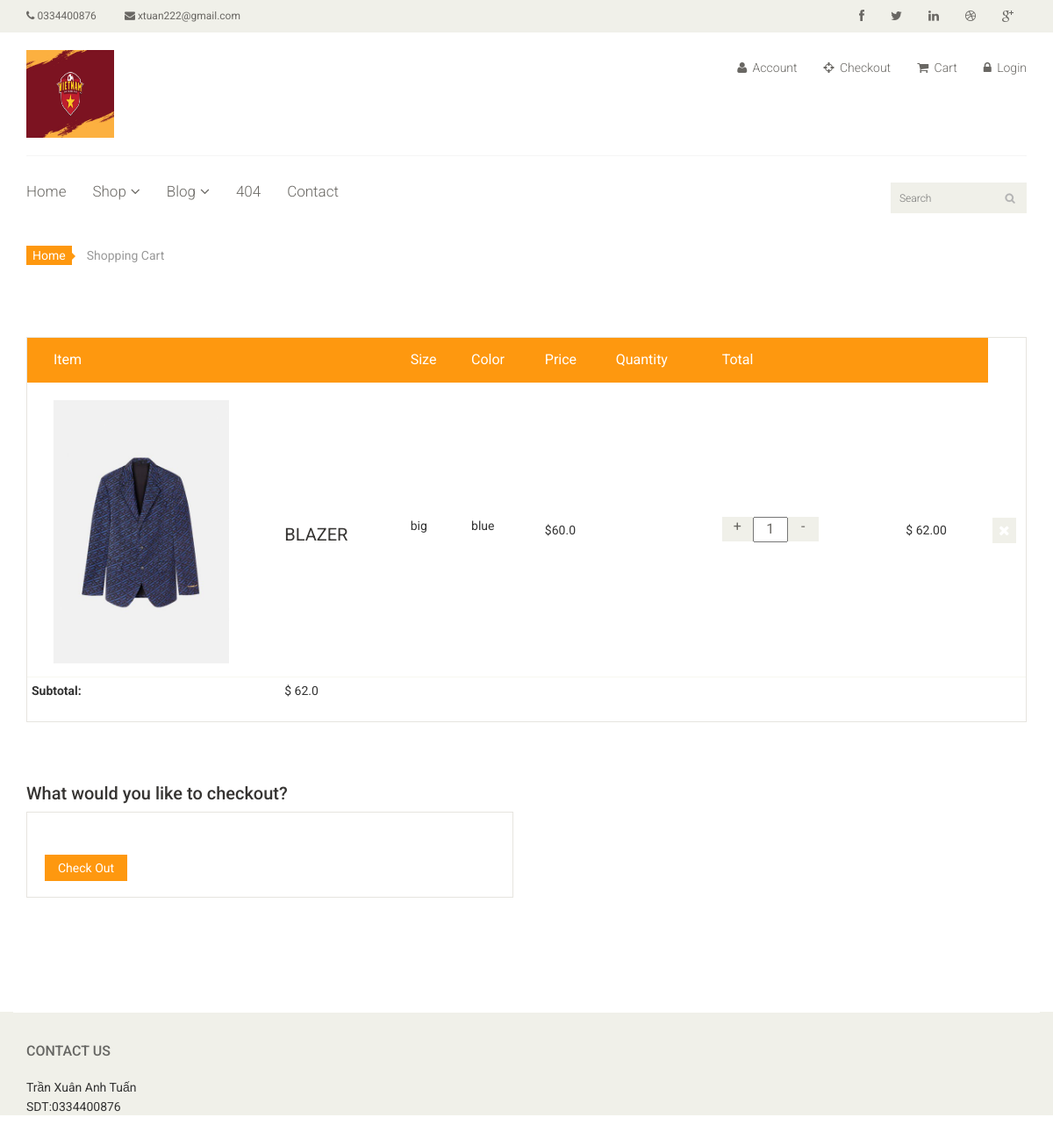
The app's page /order/cart-view/ (signed in) with its own data.
### account/models.py (models this page shows, shortened)
class Profile(AbstractBaseUser):
    address = models.TextField(max_length=300, blank=True, null=True)
    country = models.CharField(max_length=100, blank=True, null=True)
    city = models.CharField(max_length=100, blank=True, null=True)
    zipcode = models.CharField(max_length=15, blank=True, null=True)
    phone = models.CharField(max_length=16, blank=True, null=True)
    date_joined = models.DateTimeField(auto_now_add=True, blank=True, null=True)
    first_name = models.CharField(max_length=50, blank=True, null=True)
    last_name = models.CharField(max_length=50, blank=True, null=True)
    username = models.CharField(max_length=50, unique=True, blank=True, null=True)
    email = models.EmailField(max_length=100, unique=True, blank=True, null=True)
    last_login = models.DateTimeField(auto_now_add=True, blank=True, null=True)
    is_admin = models.BooleanField(default=False)
    is_staff = models.BooleanField(default=True)
    is_active = models.BooleanField(default=True)
    is_superadmin = models.BooleanField(default=False)
    USERNAME_FIELD = 'email'  # Trường quyêt định khi login
    REQUIRED_FIELDS = ['username', 'first_name', 'last_name']
    objects = MyAccountManager()

### store/models.py (models this page shows, shortened)
class MyLogo(models.Model):
    user = models.ForeignKey(Profile, on_delete=models.CASCADE)
    image = models.ImageField(upload_to='logo')
    is_active = models.BooleanField(default=False)
    created = models.DateTimeField(auto_now_add=True)

class Product(models.Model):
    name = models.CharField(max_length=250, blank=False, null=False)
    category = models.ForeignKey(Category, on_delete=models.CASCADE, related_name='category')
    preview_des = models.CharField(max_length=255, verbose_name='Short Descriptions')
    description = models.TextField(max_length=1000, verbose_name='Description')
    image = models.ImageField(upload_to='product', blank=False, null=False)
    price = models.FloatField()
    old_price = models.FloatField(default=0.00, blank=True, null=True)
    is_stock = models.BooleanField(default=True)
    slug = models.SlugField()
    created = models.DateTimeField(auto_now_add=True)
    class Meta:
        ordering = ['-created']

class VariationValue(models.Model):
    variation = models.CharField(max_length=100, choices=VARIATIONS_TYPE)
    name = models.CharField(max_length=50)
    product = models.ForeignKey(Product, on_delete=models.CASCADE)
    price = models.IntegerField()
    created = models.DateTimeField(auto_now_add=True)
    objects = VariationManager()

### order/models.py (models this page shows, shortened)
class Cart(models.Model):
    user = models.ForeignKey(Profile, on_delete=models.CASCADE, related_name='cart')
    item = models.ForeignKey(Product, on_delete=models.CASCADE)
    quantity = models.IntegerField(default=1)
    size = models.CharField(max_length=100, blank=True, null=True)
    color = models.CharField(max_length=100, blank=True, null=True)
    purchased = models.BooleanField(default=False)
    created = models.DateTimeField(auto_now_add=True)
    updated = models.DateTimeField(auto_now=True)
    def get_total(self):
        total = self.item.price * self.quantity
        float_total = format(total, '0.2f')
        return float_total
    def variation_single_price(self):
        sizes = VariationValue.objects.filter(variation='size', product=self.item)
        colors = VariationValue.objects.filter(variation='color', product=self.item)
        for size in sizes:
            if colors.exists():
                for color in colors:
                    if color.name == self.color:
                        c_price = color.price
                if size.name == self.size:
                    total = size.price + c_price
                    net_total = total
                    float_total = format(net_total, '0.2f')
            else:
                if size.name == self.size:
                    total = size.price
                    float_total = format(total, '0.2f')
                    return float_total
    def variation_total(self):
        sizes = VariationValue.objects.filter(variation='size', product=self.item)
        colors = VariationValue.objects.filter(variation='color', product=self.item)
        for size in sizes:
            if colors.exists():
                for color in colors:
                    if color.name == self.color:
                        c_price = color.price
                        color_quantity_price = c_price * self.quantity
                if size.name == self.size:
                    total = size.price * self.quantity + self.item.price * self.quantity
                    net_total = total + color_quantity_price
                    float_total = format(net_total, '0.2f')
                    return float_total
            else:
                if size.name == self.size:
                    total = size.price * self.quantity + self.item.price * self.quantity
                    float_total = format(total, '0.2f')
                    return float_total

class Order(models.Model):
    PAYMENT_METHOD = (
        ('Cash on Delivery', 'Cash on Delivery'),
        ('PayPal', 'PayPal'),
        ('SSLcomerz', 'SSLcomerz')
    )
    user = models.ForeignKey(Profile, on_delete=models.CASCADE)
    orderitems = models.ManyToManyField(Cart)
    ordered = models.BooleanField(default=False)
    created = models.DateTimeField(auto_now_add=True)
    paymentId = models.CharField(max_length=255, blank=True, null=True)
    orderId = models.CharField(max_length=255, blank=True, null=True)
    payment_method = models.CharField(max_length=30, choices=PAYMENT_METHOD, default='Cash on Delivery')
    def get_totals(self):
        total = 0
        for order_item in self.orderitems.all():
            if order_item.variation_total():
                total += float(order_item.variation_total())
            elif order_item.variation_single_price():
                total += float(order_item.variation_single_price())
            else:
                total += float(order_item.get_total())
        return total

### order/views.py (the view)
# urls.py: path('cart-view/', views.cart_view, name='cart'),
def cart_view(request):
    carts = Cart.objects.filter(user=request.user, purchased=False)
    orders = Order.objects.filter(user=request.user, ordered=False)
    if carts.exists() and orders.exists():
        order = orders[0]
        coupon_form = CouponCodeForm(request.POST)
        if coupon_form.is_valid():
            current_time = timezone.now()
            code = coupon_form.cleaned_data.get('code')
            coupon_obj = Coupon.objects.get(code=code, active=True)
            if coupon_obj.valid_to >= current_time:
                get_discount = (coupon_obj.discount / 100) * order.get_totals()
                total_price_after_discount = order.get_totals() - get_discount
                request.session['discount_total'] = total_price_after_discount
                request.session['coupon_code'] = code
                return redirect('order:cart')
        else:
            if not request.session.get('discount_total'):
                request.session['discount_total'] = order.get_totals()
        total_price_after_discount = request.session.get('discount_total')
        coupon_code = request.session.get('coupon_code')
        context = {
            'carts': carts,
            'order': order,
            'coupon_form': coupon_form,
            'coupon_code': coupon_code,
            'total_price_after_discount': total_price_after_discount
        }
        return render(request, '../templates/cart.html', context)
    else:
        return redirect('store:index')

### coupon/forms.py
class CouponCodeForm(forms.Form):
    code = forms.CharField()

### store/templatetags/logoInfo.py (called while the page is built)
@register.filter
def logo(user):
    if user.is_authenticated:
        logo = MyLogo.objects.filter(user=user, is_active=True).order_by('-id').first()
        if logo is None:
            return ""
        return logo.image.url
    else:
        logo = MyLogo.objects.filter(is_active=True).order_by('-id').first()
        if logo is None:
            return ""
        return logo.image.url

### templates/cart.html (shortened to what this page needs)
{% load static %}
<!DOCTYPE html>
<html lang="en">
<head>
    {% load category %}
    {% load cart_product %}
    {% load logoInfo %}
    <link href='{% static "/css/bootstrap.min.css" %}' rel="stylesheet">
    <link href='{% static "/css/font-awesome.min.css"%}' rel="stylesheet">
    <link href='{% static "/css/prettyPhoto.css" %}' rel="stylesheet">
    <link href='{% static "/css/price-range.css" %}' rel="stylesheet">
    <link href='{% static "/css/animate.css" %}' rel="stylesheet">
    <link href='{% static "/css/main.css" %}' rel="stylesheet">
    <link href='{% static "/css/responsive.css" %}' rel="stylesheet">
</head>
<body>
<header id="header">
    <div class="header_top">
        <div class="container">
            <div class="row">
                <div class="col-sm-6">
                    <div class="contactinfo">
                        <ul class="nav nav-pills">
                            <li><a href='{% static "/"%}'><i class="fa fa-phone"></i> 0334400876</a></li>
                            <li><a href='{% static "/"%}'><i class="fa fa-envelope"></i> xtuan222@gmail.com</a></li>
                        </ul>
                    </div>
                </div>
                <div class="col-sm-6">
                    <div class="social-icons pull-right">
                        <ul class="nav navbar-nav">
                            <li><a href='{% static "/"%}'><i class="fa fa-facebook"></i></a></li>
                            <li><a href='{% static "/"%}'><i class="fa fa-twitter"></i></a></li>
                            <li><a href='{% static "/"%}'><i class="fa fa-linkedin"></i></a></li>
                            <li><a href='{% static "/"%}'><i class="fa fa-dribbble"></i></a></li>
                            <li><a href='{% static "/"%}'><i class="fa fa-google-plus"></i></a></li>
                        </ul>
                    </div>
                </div>
            </div>
        </div>
    </div>
    <div class="header-middle">
        <div class="container">
            <div class="row">
                <div class="col-sm-4">
                    <div class="logo pull-left">
                       <a href='{% url "store:index"%}'><img src='{{ request.user|logo }}'alt="" width="100" height="100"/></a>
                    </div>
                </div>
                <div class="col-sm-8">
                    <div class="shop-menu pull-right">
                        <ul class="nav navbar-nav">
                            <li><a href='{% static "/"%}'><i class="fa fa-user"></i> Account</a></li>
                            <li><a href='{% url "payment:checkout"%}'><i class="fa fa-crosshairs"></i> Checkout</a>
                            </li>
                            <li><a href='{% url "order:cart" %}'><i class="fa fa-shopping-cart"></i> Cart</a></li>
                            <li><a href='{% url "login"%}'><i class="fa fa-lock"></i> Login</a></li>
                        </ul>
                    </div>
                </div>
            </div>
        </div>
    </div>
    <div class="header-bottom">
        <div class="container">
            <div class="row">
                <div class="col-sm-9">
                    <div class="mainmenu pull-left">
                        <ul class="nav navbar-nav collapse navbar-collapse">
                            <li><a href='{% static "/index.html"%}'>Home</a></li>
                            <li class="dropdown"><a href='{% static "/#"%}'>Shop<i class="fa fa-angle-down"></i></a>
                            </li>
                            <li class="dropdown"><a href='{% static "/#"%}'>Blog<i class="fa fa-angle-down"></i></a>
                            </li>
                            <li><a href='{% static "/404.html"%}'>404</a></li>
                            <li><a href='{% static "/contact-us.html"%}'>Contact</a></li>
                        </ul>
                    </div>
                </div>
                <div class="col-sm-3">
                    <div class="search_box pull-right">
                        <input type="text" placeholder="Search"/>
                    </div>
                </div>
            </div>
        </div>
    </div>
</header>
<section id="cart_items">
    <div class="container">
        <div class="breadcrumbs">
            <ol class="breadcrumb">
                <li><a href="#">Home</a></li>
                <li class="active">Shopping Cart</li>
            </ol>
        </div>
        <div class="table-responsive cart_info">
            <table class="table table-condensed">
                <thead>
                <tr class="cart_menu">
                    <td class="image">Item</td>
                    <td class="description"></td>
                    <td class="size">Size</td>
                    <td class="color">Color</td>
                    <td class="price">Price</td>
                    <td class="quantity">Quantity</td>
                    <td class="total">Total</td>
                    <td></td>
                </tr>
                </thead>
                <tbody>
                {% for cart in carts %}
                <tr>
                    <td class="cart_product">
                        <a href=""><img src="{{cart.item.image.url}}" alt="" width="200" height="300"></a>
                    </td>
                    <td class="cart_description">
                        <h4><a href="">{{cart.item.name}}</a></h4>
                    </td>
                    <td class="price_col">
                        <p>{{cart.size}}</p>
                    </td>
                    <td class="price_col">
                        <p>{{cart.color}}</p>
                    </td>
                    <td class="price_col">
                        {% if cart.variation_single_price %}
                        ${{ cart.variation_single_price }}
                        {% else %}
                        ${{ cart.item.price }}
                        {% endif %}
                    <td/>
                    <td class="price_col">
                        <div class="cart_quantity_button">
                            <a class="cart_quantity_up" href="{% url 'order:increase' pk=cart.item.pk %}"> + </a>
                            <input class="cart_quantity_input" type="text" name="quantity" value="{{cart.quantity}}"
                                   autocomplete="off" size="2">
                            <a class="cart_quantity_down" href="{% url 'order:decrease' pk=cart.item.pk %}"> - </a>
                        </div>
                    </td>
                    <td class="total-col">$
                        {% if cart.variation_total %}
                        {{ cart.variation_total }}
                        {% else %}
                        ${{cart.get_total}}
                        {% endif %}
                    </td>
                    <td class="cart_delete">
                        <a class="cart_quantity_delete" href="{% url 'order:remove-item' pk=cart.item.pk %}"><i
                                class="fa fa-times"></i></a>
                    </td>
                </tr>
                {% endfor %}
                 <tr class="sumary-subtotal">
                    <td><b>Subtotal:</b> </td>
                    <td>
                            $ {{order.get_totals}}
                    </td>
                </tr>
                </tbody>
            </table>
        </div>
    </div>
</section>
<section id="do_action">
    <div class="container">
        <div class="heading">
            <h3>What would you like to checkout?</h3>
        </div>
        <div class="row">
            <div class="col-sm-6">
                <div class="total_area">
                    <a class="btn btn-default check_out" href='{% url "payment:checkout"%}'>Check Out</a>
                </div>
            </div>
        </div>
    </div>
</section>
<footer id="footer">
    <div class="footer-widget">
        <div class="container">
            <div class="row">
                <div class="col-sm-2">
                    <div class="single-widget">
                        <h2>Contact Us</h2>
                        <ul class="nav nav-pills nav-stacked">
                            <li>Trần Xuân Anh Tuấn</a></li>
                            <li>SDT:0334400876</a></li>
                        </ul>
                    </div>
                </div>
            </div>
        </div>
    </div>
</footer>
</body>
</html>

### records on screen
Profile: user|logo (picture)
Cart: item.image (picture), item.name "BLAZER", size "big", color "blue", item.price "60.0", quantity "1", variation_total "62.00"
Order: get_totals "62.0"
